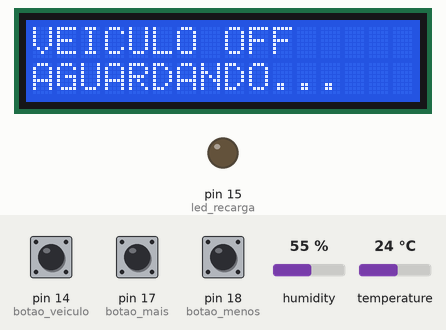
Simulated run of this program. Board: MicroPython board. On the bench: 16×2 character LCD, output pins drawn as LEDs (lit = HIGH). The test bench sets the inputs (shaded band); at power-on: pin 14 (botao_veiculo) HIGH, temperature 24 °C, pin 17 (botao_mais) HIGH, pin 18 (botao_menos) HIGH, humidity 55 %. Library files of the repository ran but are not shown: i2c_lcd.py; what the program prints to the serial console is not drawn.

Above: at 3.4 s.
3.5 s: pin 14 (botao_veiculo) pulled LOW for 0.8 s
At 3.8 s:
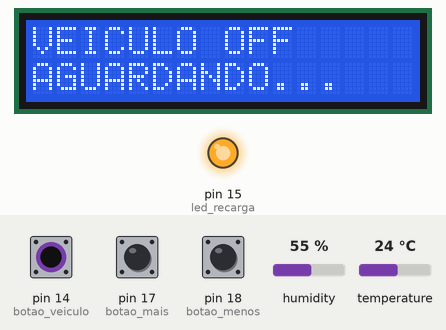
At 4.2 s:
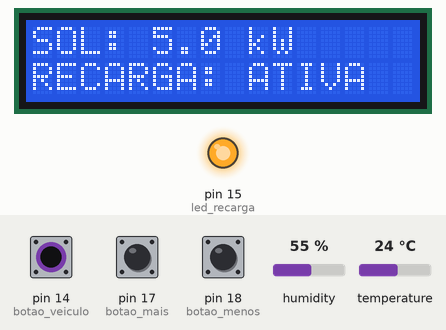
6.0 s: temperature set to 39.6 °C
7.5 s: temperature set to 40.6 °C
At 10.4 s:
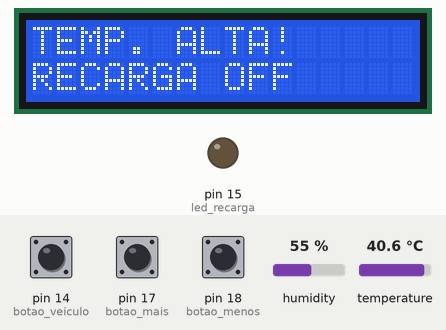
10.5 s: pin 14 (botao_veiculo) pulled LOW for 0.8 s
At 14.5 s:
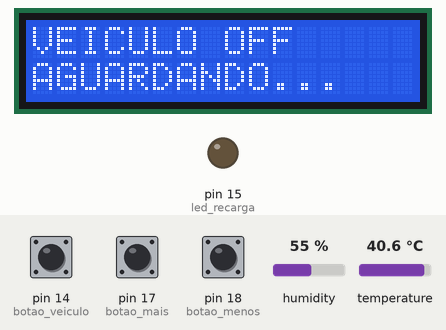
14.6 s: pin 17 (botao_mais) pulled LOW for 0.8 s
18.7 s: pin 18 (botao_menos) pulled LOW for 0.8 s
Timing chart, 0 to 21.7 s (numbered marks = the images above; inputs shaded):
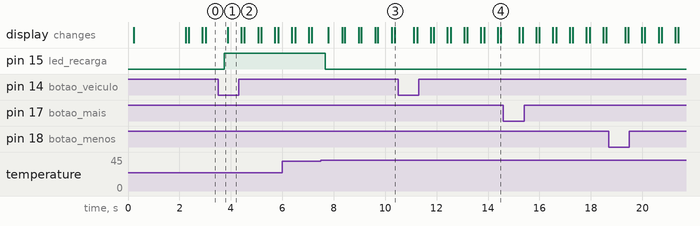

The program:

main.py
```python
from machine import Pin, I2C
import dht
import time

from i2c_lcd import I2cLcd


# ==========================================
# CHARGEGRID INTELLIGENCE
# Sistema inteligente de gerenciamento
# de recarga de veículos elétricos
# ==========================================


# ==========================================
# 1. COMPONENTES
# ==========================================

# Sensor DHT22
sensor_temp = dht.DHT22(Pin(16))


# ==========================================
# BOTÕES
# ==========================================

# Botão do veículo
botao_veiculo = Pin(
    14,
    Pin.IN,
    Pin.PULL_UP
)


# Botão +
botao_mais = Pin(
    17,
    Pin.IN,
    Pin.PULL_UP
)


# Botão -
botao_menos = Pin(
    18,
    Pin.IN,
    Pin.PULL_UP
)


# ==========================================
# LED
# ==========================================

led_recarga = Pin(
    15,
    Pin.OUT
)


# ==========================================
# 2. CONFIGURAÇÕES
# ==========================================

ENERGIA_MINIMA = 3.0

TEMPERATURA_MAXIMA = 40.0

# Potência simulada do carregador
POTENCIA_RECARGA = 3.3

# Energia solar inicial
energia_solar = 5.0


# ==========================================
# 3. LCD
# ==========================================

i2c = I2C(
    0,
    scl=Pin(5),
    sda=Pin(4),
    freq=400000
)


lcd = I2cLcd(
    i2c,
    0x27,
    2,
    16
)


# ==========================================
# 4. FUNÇÃO DO LCD
# ==========================================

def mostrar_lcd(linha1, linha2):

    lcd.clear()

    lcd.move_to(0, 0)
    lcd.putstr(linha1[:16])

    lcd.move_to(0, 1)
    lcd.putstr(linha2[:16])


# ==========================================
# 5. LEITURA DA TEMPERATURA
# ==========================================

def ler_temperatura():

    try:

        sensor_temp.measure()

        return sensor_temp.temperature()

    except:

        return 25.0


# ==========================================
# 6. ESTADO DOS BOTÕES
# ==========================================

ultimo_veiculo = 1
ultimo_mais = 1
ultimo_menos = 1


# ==========================================
# 7. ESTADO DO VEÍCULO
# ==========================================

veiculo_conectado = False


# ==========================================
# 8. CONTROLE DA SESSÃO
# ==========================================

numero_sessao = 0

sessao_ativa = False

inicio_sessao = 0

tempo_recarga = 0


# ==========================================
# 9. HISTÓRICO
# ==========================================

historico_sessoes = []

motivo_sessao = "RECARGA NORMAL"


# ==========================================
# 10. INICIALIZAÇÃO
# ==========================================

print()

print("========================================")

print("       CHARGEGRID INTELLIGENCE")

print("       SISTEMA INICIADO")

print("========================================")

print()


mostrar_lcd(
    "CHARGEGRID",
    "SISTEMA ONLINE"
)


time.sleep(2)


# ==========================================
# 11. LOOP PRINCIPAL
# ==========================================

while True:


    # ======================================
    # BOTÃO DO VEÍCULO
    # ======================================

    estado_veiculo = botao_veiculo.value()


    if estado_veiculo == 0 and ultimo_veiculo == 1:

        # Guarda o estado anterior
        estava_conectado = veiculo_conectado


        # Alterna o estado do veículo
        veiculo_conectado = not veiculo_conectado


        # ==================================
        # NOVA SESSÃO
        # ==================================

        if not estava_conectado and veiculo_conectado:

            numero_sessao += 1

            sessao_ativa = True

            inicio_sessao = time.ticks_ms()

            tempo_recarga = 0

            motivo_sessao = "RECARGA NORMAL"


            print()
            print("========================================")
            print("       NOVA SESSAO DE RECARGA")
            print("       SESSAO:", numero_sessao)
            print("========================================")
            print()


        # ==================================
        # FINALIZAÇÃO DA SESSÃO
        # ==================================

        elif estava_conectado and not veiculo_conectado:

            if sessao_ativa:


                # ------------------------------
                # Duração da sessão
                # ------------------------------

                duracao = time.ticks_diff(
                    time.ticks_ms(),
                    inicio_sessao
                ) / 1000


                # ------------------------------
                # Energia utilizada
                # ------------------------------

                energia_utilizada = (
                    POTENCIA_RECARGA
                    * tempo_recarga
                    / 3600
                )


                # ------------------------------
                # Temperatura
                # ------------------------------

                temperatura_final = (
                    ler_temperatura()
                )


                # ------------------------------
                # Cria registro
                # ------------------------------

                sessao = {

                    "numero":
                        numero_sessao,

                    "duracao":
                        duracao,

                    "temperatura":
                        temperatura_final,

                    "energia_solar":
                        energia_solar,

                    "tempo_recarga":
                        tempo_recarga,

                    "energia_utilizada":
                        energia_utilizada,

                    "resultado":
                        motivo_sessao
                }


                # ------------------------------
                # Salva no histórico
                # ------------------------------

                historico_sessoes.append(
                    sessao
                )


                # ------------------------------
                # Finaliza sessão
                # ------------------------------

                sessao_ativa = False


                # ==================================
                # RESULTADO
                # ==================================

                print()

                print("========================================")

                print("          SESSAO FINALIZADA")

                print("========================================")


                print(
                    "Sessao:",
                    numero_sessao
                )


                print(
                    "Duracao: %.1f segundos"
                    % duracao
                )


                print(
                    "Temperatura: %.1f C"
                    % temperatura_final
                )


                print(
                    "Energia solar: %.1f kW"
                    % energia_solar
                )


                print(
                    "Tempo de recarga: %.1f segundos"
                    % tempo_recarga
                )


                print(
                    "Energia utilizada: %.4f kWh"
                    % energia_utilizada
                )


                print(
                    "Resultado:",
                    motivo_sessao
                )


                print("========================================")


                # ==================================
                # CSV
                # ==================================

                print()

                print("CSV:")


                print(
                    "%d;%.1f;%.1f;%.1f;%.4f;%s"
                    % (

                        numero_sessao,

                        duracao,

                        temperatura_final,

                        energia_solar,

                        energia_utilizada,

                        motivo_sessao
                    )
                )


                print()


                # Prepara para próxima sessão
                motivo_sessao = "RECARGA NORMAL"


        time.sleep(0.2)


    ultimo_veiculo = estado_veiculo


    # ======================================
    # BOTÃO +
    # ======================================

    estado_mais = botao_mais.value()


    if estado_mais == 0 and ultimo_mais == 1:

        energia_solar += 0.5


        if energia_solar > 6.0:

            energia_solar = 6.0


        print()

        print(
            "ENERGIA SOLAR AUMENTADA:",
            energia_solar,
            "kW"
        )


        time.sleep(0.2)


    ultimo_mais = estado_mais


    # ======================================
    # BOTÃO -
    # ======================================

    estado_menos = botao_menos.value()


    if estado_menos == 0 and ultimo_menos == 1:

        energia_solar -= 0.5


        if energia_solar < 0.0:

            energia_solar = 0.0


        print()

        print(
            "ENERGIA SOLAR REDUZIDA:",
            energia_solar,
            "kW"
        )


        time.sleep(0.2)


    ultimo_menos = estado_menos


    # ======================================
    # LEITURA DO SENSOR
    # ======================================

    temperatura = ler_temperatura()


    # ======================================
    # DECISÃO AUTOMÁTICA
    # ======================================


    # --------------------------------------
    # VEÍCULO OFF
    # --------------------------------------

    if not veiculo_conectado:

        status = "VEICULO OFF"

        led_recarga.value(0)


        mostrar_lcd(
            "VEICULO OFF",
            "AGUARDANDO..."
        )


    # --------------------------------------
    # TEMPERATURA ALTA
    # --------------------------------------

    elif temperatura > TEMPERATURA_MAXIMA:

        status = "TEMP. ALTA"

        led_recarga.value(0)

        motivo_sessao = "TEMPERATURA ALTA"


        mostrar_lcd(
            "TEMP. ALTA!",
            "RECARGA OFF"
        )


    # --------------------------------------
    # ENERGIA BAIXA
    # --------------------------------------

    elif energia_solar < ENERGIA_MINIMA:

        status = "ENERGIA BAIXA"

        led_recarga.value(0)

        motivo_sessao = "ENERGIA BAIXA"


        mostrar_lcd(
            "ENERGIA BAIXA",
            "RECARGA OFF"
        )


    # --------------------------------------
    # RECARGA ATIVA
    # --------------------------------------

    else:

        status = "RECARGA ATIVA"

        led_recarga.value(1)


        # Só altera para normal quando
        # realmente existe energia suficiente

        motivo_sessao = "RECARGA NORMAL"


        mostrar_lcd(
            "SOL: %.1f kW"
            % energia_solar,

            "RECARGA: ATIVA"
        )


        # Acumula tempo somente enquanto
        # a recarga estiver ativa

        if sessao_ativa:

            tempo_recarga += 0.5


    # ======================================
    # MONITORAMENTO
    # ======================================

    print("----------------------------------------")

    print(
        "       CHARGEGRID INTELLIGENCE"
    )

    print("----------------------------------------")


    print(
        "Temperatura: %.1f C"
        % temperatura
    )


    print(
        "Energia solar: %.1f kW"
        % energia_solar
    )


    if veiculo_conectado:

        print(
            "Veiculo: CONECTADO"
        )

    else:

        print(
            "Veiculo: DESCONECTADO"
        )


    if sessao_ativa:

        print(
            "Sessao:",
            numero_sessao
        )


        print(
            "Tempo recarga: %.1f s"
            % tempo_recarga
        )


    print(
        "STATUS:",
        status
    )


    print("----------------------------------------")


    time.sleep(0.5)
```

Measured:
- the behaviour switches between 40 and 40.1 °C on temperature (found by bisection; images 2 and 3)
- after the input at 3.5 s, pin 15 (led_recarga): LOW → HIGH after 0.24 s
- after the input at 7.5 s, pin 15 (led_recarga): HIGH → LOW after 0.18 s; the display: changes after 0.30 s (image 3)
